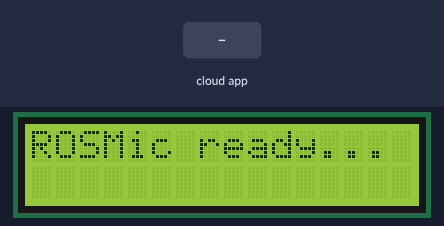
Bench run of a sketch on a simulated Arduino Uno, built with avr-gcc and run on an emulated ATmega328P. On the bench: 16×2 character LCD. The test bench sets the inputs (shaded band). The ROS host is connected and sends only what is stated.

Above: at 3.2 s.
3.3 s: the phone or cloud app sets lcd to 0
At 4.5 s:
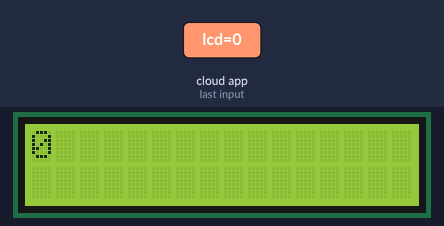
4.8 s: the phone or cloud app sets lcd to 1
At 5.9 s:
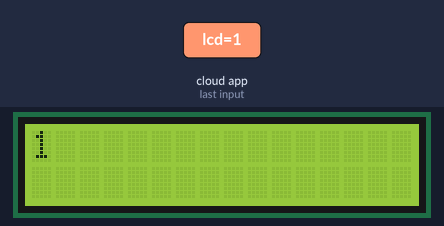
Timing chart, 0 to 7.8 s (numbered marks = the images above; inputs shaded):
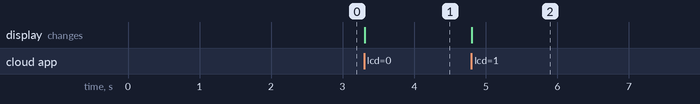

The sketch:

lcd_i2c.ino
```cpp
/*
 * lcd_i2c.ino — tampilkan teks di LCD 16x2 via ROS2
 *
 * Subscribe ke topic /lcd (String)
 * Format: "baris1\nbaris2"
 *
 * Board: Arduino UNO / ESP32
 *
 * BUTUH LIBRARY: LiquidCrystal I2C by Frank de Brabander
 *
 * KONEKSI FISIK:
 *
 *   Komponen       | Arduino UNO      | ESP32
 *   ------------------------------------------------
 *   VCC            | 5V               | 5V (Vin)      (Merah)
 *   GND            | GND              | GND           (Hitam)
 *   SDA            | A4 (SDA)         | D21           (Hijau)
 *   SCL            | A5 (SCL)         | D22           (Biru)
 *
 *   Lihat wiring.md untuk diagram lengkap.
 */

// ═══════════════════════════════════════════════════════════════
// PENJELASAN DATA STRUCTURE — micro-ROS
// ═══════════════════════════════════════════════════════════════
//
// Berikut adalah data structure inti micro-ROS yang dipakai:
//
// 1. rcl_node_t
//    - Struktur yang merepresentasikan node ROS2 di C/C++.
//    - Setiap node punya nama unik (contoh: "led_node").
//    - Semua komunikasi ROS2 (pub/sub) terikat pada node.
//
// 2. rcl_publisher_t
//    - Struktur untuk MENGIRIM data ke topic ROS2.
//    - Diinisialisasi dengan rclc_publisher_init_default().
//    - Parameter: tipe pesan, nama topic, node.
//    - Method: rcl_publish() — kirim data.
//
// 3. rcl_subscription_t
//    - Struktur untuk MENERIMA data dari topic ROS2.
//    - Diinisialisasi dengan rclc_subscription_init_default().
//    - Parameter: tipe pesan, nama topic, callback function.
//    - Callback dipanggil OTOMATIS saat ada data masuk.
//
// 4. rclc_executor_t
//    - Struktur yang mengatur eksekusi callback.
//    - "Jantung" program micro-ROS — mirip rclpy.spin() di Python.
//    - Method: rclc_executor_spin_some() — proses callback yang pending.
//    - WAJIB ditambahkan publisher/subscriber/timer dengan add_*().
//
// 5. rclc_support_t
//    - Struktur untuk inisialisasi micro-ROS.
//    - Wajib dipanggil PERTAMA KALI di setup().
//    - rclc_support_init() — siapkan memory, allocator, dll.
//
// 6. rcl_allocator_t
//    - Struktur alokator memori untuk ROS2.
//    - rcl_get_default_allocator() — pakai default (heap).
//    - Digunakan saat inisialisasi node, publisher, subscriber.
//
// 7. rcl_timer_t
//    - Struktur timer untuk eksekusi periodik.
//    - rclc_timer_init_default() — buat timer dengan interval ms.
//    - Callback dipanggil setiap interval.
//
// 8. std_msgs__msg__*
//    - Tipe pesan ROS2 standar di C:
//      Bool    → bool data        (true/false)
//      Int32   → int32_t data     (angka bulat)
//      Float32 → float data       (angka desimal)
//      Float64 → double data      (angka desimal presisi ganda)
//      String  → char[] data      (teks)
//════════════════════════════════════════════════════════════════


#include <micro_ros_arduino.h>
#include <rcl/rcl.h>
#include <rclc/rclc.h>
#include <rclc/executor.h>
#include <std_msgs/msg/string.h>

#include <Wire.h>
// LiquidCrystal_I2C.h: library LCD 16x2 dengan antarmuka I2C
// (hanya perlu 2 kabel: SDA + SCL).
#include <LiquidCrystal_I2C.h>

// Ganti 0x27 jika LCD Anda punya alamat berbeda (coba 0x3F).
// Parameter: (alamat I2C, jumlah kolom, jumlah baris).
LiquidCrystal_I2C lcd(0x27, 16, 2);

rclc_executor_t executor;
rclc_support_t support;
rcl_allocator_t allocator;
rcl_node_t node;
rcl_subscription_t subscriber;
std_msgs__msg__String msg;

// subscription_callback: terima teks dari topic /lcd, tampilkan di LCD.
void subscription_callback(const void *msgin) {
  const std_msgs__msg__String *msg = (const std_msgs__msg__String *)msgin;
  // Konversi pesan ROS2 (char*) ke String Arduino.
  String data = String(msg->data.data);

  lcd.clear();  // Hapus tampilan LCD.

  // Cari newline (\n) pemisah baris 1 dan 2.
  int newline_pos = data.indexOf('\n');
  if (newline_pos >= 0) {
    // Ada 2 baris: substring sebelum \n = baris1, sesudah = baris2.
    String baris1 = data.substring(0, newline_pos);
    String baris2 = data.substring(newline_pos + 1);
    lcd.setCursor(0, 0);  // Kursor ke baris 1, kolom 1.
    lcd.print(baris1.substring(0, 16));  // Maks 16 karakter.
    lcd.setCursor(0, 1);  // Kursor ke baris 2, kolom 1.
    lcd.print(baris2.substring(0, 16));
  } else {
    // 1 baris saja.
    lcd.setCursor(0, 0);
    lcd.print(data.substring(0, 16));
  }
}

void setup() {
  // lcd.init(): inisialisasi LCD via I2C.
  lcd.init();
  lcd.backlight();  // Nyalakan backlight.
  lcd.clear();
  lcd.print("ROSMic ready...");  // Pesan startup.

  Serial.begin(115200);
  set_microros_serial_transports(Serial);
  delay(2000);

  allocator = rcl_get_default_allocator();
  rclc_support_init(&support, 0, NULL, &allocator);
  rclc_node_init_default(&node, "lcd_node", "", &support);

  rclc_subscription_init_default(
    &subscriber, &node,
    ROSIDL_GET_MSG_TYPE_SUPPORT(std_msgs, msg, String),
    "lcd"
  );

  rclc_executor_init(&executor, &support, 1, &allocator);
  rclc_executor_add_subscription(
    &executor, &subscriber, &msg,
    &subscription_callback, ON_NEW_DATA
  );
}

void loop() {
  rclc_executor_spin_some(&executor, RCL_MS_TO_NS(100));
  delay(10);
}
```

Measured:
- after the input at 3.3 s, the display: changes at once (image 1)
- after the input at 4.8 s, the display: changes at once (image 2)
